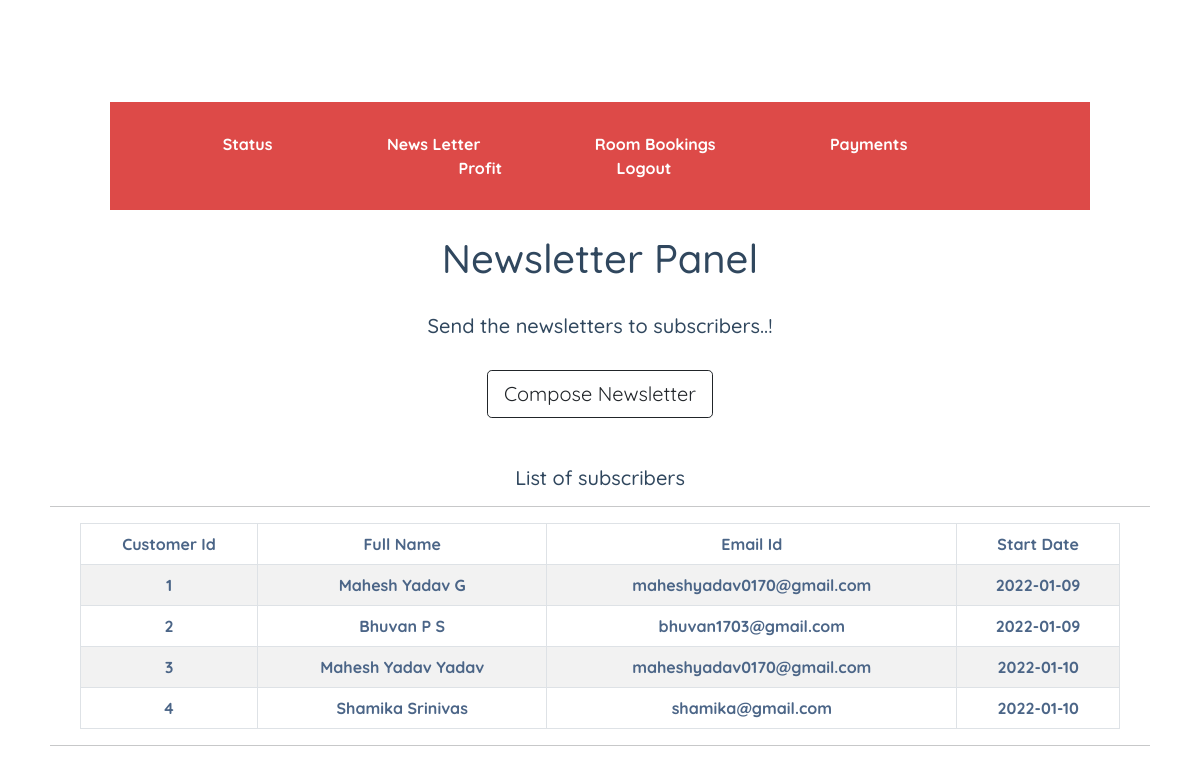
Page /adminpanel/message.php on the committed database.
### tables this page shows
CREATE TABLE `subscribers` (
  `subscribersid` int(10) NOT NULL,
  `fullname` varchar(30) DEFAULT NULL,
  `phoneno` int(10) DEFAULT NULL,
  `email` text DEFAULT NULL,
  `subscribeddate` date DEFAULT NULL
);

### adminpanel/message.php (the view, shortened to what this page needs)
<?php
include ("database.php");
?>
<!DOCTYPE html>
<html lang="en">
<head>
    <link href="https://cdn.jsdelivr.net/npm/bootstrap@5.0.2/dist/css/bootstrap.min.css" rel="stylesheet">
        <link rel="stylesheet" href="message.css">
  </head>
<body style="margin-top:30px;">
    <div style="margin-top:30px;">
        <div style="margin-top:30px;">
            <a href="../index.php">Homepage</a>
            <a style="padding-left:950px;" href="usersetting.php">Profile</a>
            <a href="settings.php">Settings</a>
            <a href="logout.php">Logout</a>
        </div>
    </div>
        <div class="Section2">
        <div>
            <a style=" color: #fff; padding-right:100px;" href="home.php">Status</a>
            <a style="color: #fff;padding-right:100px;" href="message.php">News Letter</a>
            <a style="color: #fff;padding-right:100px;" href="roombook.php">Room Bookings</a>
            <a style="color: #fff;padding-right:100px;" href="payment.php">Payments</a>
            <a style="color: #fff;padding-right:100px;" href="profit.php">Profit</a>
            <a style="color: #fff;padding-right:100px;" href="logout.php">Logout</a>
        </div>
    </div>
    <div class="Section3">
      <div>
        <br>
        <h1 style="color: #30475E;" >Newsletter Panel</h1>
        <br>
        <h5 style="color: #30475E;" >Send the newsletters to subscribers..!</h5>
      </div>
      <div>
<br>
    <form action="mailto: <?php
						$csql = "select * from subscribers";
						$cre = mysqli_query($con,$csql);
						while($crow=mysqli_fetch_array($cre) )
						{
							echo $crow['email'].";\n";
						}
					?> "method="POST"enctype="multipart/form-data"name="EmailForm">
      <input class="btn btn-outline-dark btn-lg" type="submit" value="Compose Newsletter">
    </form>
      </div>
    </div>
    <?php
		include('database.php');
	?>
    <div class="Section3">
      <div>
        <br><br>
        <h5 style="color: #30475E;" >List of subscribers</h5>
        <hr>
      </div>
      <div>
          <div class="Section8" style="font-size:1.3rem;color:#DD4A48;">
          <table style="font-size:1.3rem;color:#DD4A48;" class="table table-striped table-bordered" >
              <thead>
                  <th>Customer Id</th>
                  <th>Full Name</th>
                  <th>Email Id</th>
                  <th>Start Date</th>
                </thead>
                <tbody>
                    <?php
						$csql = "select * from subscribers";
						$cre = mysqli_query($con,$csql);
						while($crow=mysqli_fetch_array($cre) )
						{
							echo"<tr>
							<th>".$crow['subscribersid']."</th>
							<th>".$crow['fullname']."</th>
							<th>".$crow['email']." </th>
							<th>".$crow['subscribeddate']." </th>
							</tr>";
						}
					?>
                </tbody>
       </table>
        </div>
        <hr>
</body>
</html>

### adminpanel/message.css (style rules this page uses)
body { font-family: 'Quicksand', sans-serif; font-size: 1rem; font-weight: bold; margin-top: 0px; margin-left: 50px; margin-right: 50px; background: #fff; }
a { padding-top: 10px; padding-left: 10px; padding-right: 30px; text-decoration: none; color: #fff; }
.Section2 { text-align: center; padding-top: 30px; padding-bottom: 30px; padding-left: 30px; padding-right: 10px; background-color: #DD4A48; color: #FFF9F9; margin-left: 60px; margin-right: 60px; }
.Section3 { text-align: center; }
.Section8 { text-align: center; color: #D3DEDC; padding-left: 30px; padding-right: 30px; }
table { border: 5px #DD4A48; font-size: 10px; }
th { font-size: 1rem; color: #4B6587; }

### rows in the picture
subscribers: subscribersid "1", fullname "Mahesh Yadav G", email "maheshyadav0170@gmail.com", subscribeddate "2022-01-09"
subscribers: subscribersid "2", fullname "Bhuvan P S", email "bhuvan1703@gmail.com", subscribeddate "2022-01-09"
subscribers: subscribersid "3", fullname "Mahesh Yadav Yadav", email "maheshyadav0170@gmail.com", subscribeddate "2022-01-10"
subscribers: subscribersid "4", fullname "Shamika Srinivas", email "shamika@gmail.com", subscribeddate "2022-01-10"
